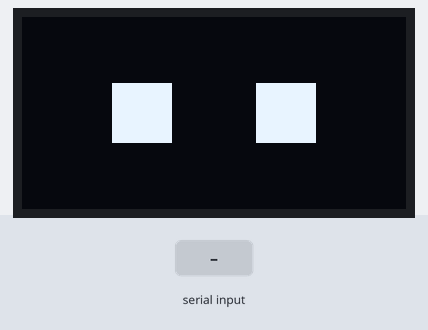
The sketch below on a simulated Arduino Uno, built with avr-gcc and run on an emulated ATmega328P. Shown: 128×64 one-colour display. The test bench sets the inputs (shaded band). What the sketch prints to the serial monitor is not drawn.

Above: at 1.2 s.
1.3 s: "happy\n" received over Serial
At 1.8 s:
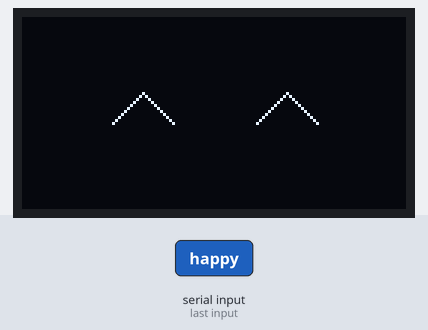
2.8 s: "thinking\n" received over Serial
At 4.0 s:
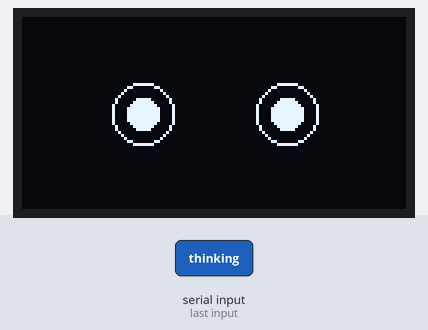
4.3 s: "listening\n" received over Serial
At 5.5 s:
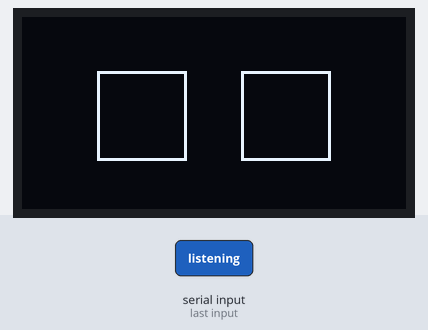
5.8 s: "sleepy\n" received over Serial
At 7.0 s:
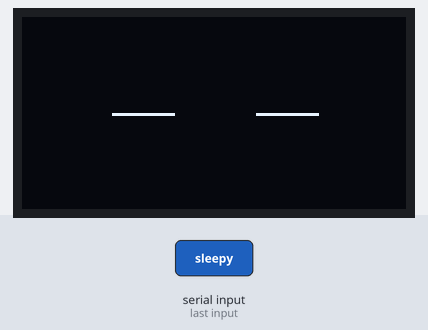
7.3 s: "talking\n" received over Serial
At 7.7 s:
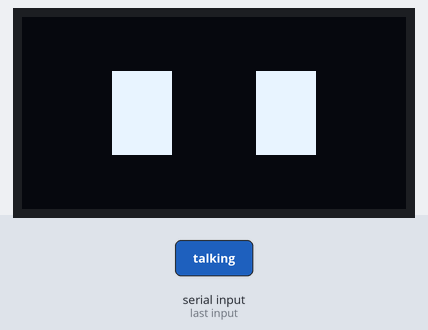
Timing chart, 0 to 9.8 s (numbered marks = the images above; inputs shaded):
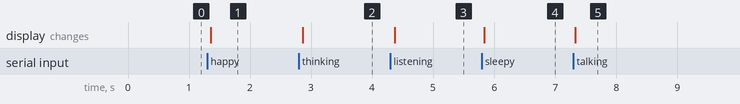

The sketch:

sketch_may7a.ino
```cpp
#include <Wire.h>
#include <U8g2lib.h>

U8G2_SH1106_128X64_NONAME_F_HW_I2C u8g2(U8G2_R0);

String emotion = "idle";

void drawIdle() {

  u8g2.clearBuffer();

  u8g2.drawBox(30, 22, 20, 20);
  u8g2.drawBox(78, 22, 20, 20);

  u8g2.sendBuffer();
}

void drawHappy() {

  u8g2.clearBuffer();

  // left eye
  u8g2.drawLine(30, 35, 40, 25);
  u8g2.drawLine(40, 25, 50, 35);

  // right eye
  u8g2.drawLine(78, 35, 88, 25);
  u8g2.drawLine(88, 25, 98, 35);

  u8g2.sendBuffer();
}

void drawThinking() {

  u8g2.clearBuffer();

  // left eye
  u8g2.drawDisc(40, 32, 5);

  // right eye
  u8g2.drawDisc(88, 32, 5);

  u8g2.drawCircle(40, 32, 10);
  u8g2.drawCircle(88, 32, 10);

  u8g2.sendBuffer();
}

void drawListening() {

  u8g2.clearBuffer();

  u8g2.drawFrame(25, 18, 30, 30);
  u8g2.drawFrame(73, 18, 30, 30);

  u8g2.sendBuffer();
}

void drawTalking() {

  u8g2.clearBuffer();

  // left eye
  u8g2.drawBox(30, 18, 20, 28);

  // right eye
  u8g2.drawBox(78, 18, 20, 28);

  u8g2.sendBuffer();
}

void drawSleepy() {

  u8g2.clearBuffer();

  u8g2.drawLine(30, 32, 50, 32);
  u8g2.drawLine(78, 32, 98, 32);

  u8g2.sendBuffer();
}

void setup() {

  Serial.begin(115200);

  u8g2.begin();
}

void loop() {

  // read laptop command
  if (Serial.available()) {

    emotion = Serial.readStringUntil('\n');

    emotion.trim();

    Serial.println("Emotion: " + emotion);
  }

  // render emotion
  if (emotion == "happy") {
    drawHappy();
  } else if (emotion == "thinking") {
    drawThinking();
  } else if (emotion == "sleepy") {
    drawSleepy();
  } else if (emotion == "talking") {
    drawTalking();
  } else if (emotion == "listening") {
    drawListening();
  } else {
    drawIdle();
  }

  delay(30);
}
```

Measured:
- after the input at 1.3 s, the display: changes after 0.06 s (image 1)
- after the input at 2.8 s, the display: changes after 0.06 s (image 2)
- after the input at 4.3 s, the display: changes after 0.07 s (image 3)
- after the input at 5.8 s, the display: changes at once (image 4)
- after the input at 7.3 s, the display: changes at once (image 5)
